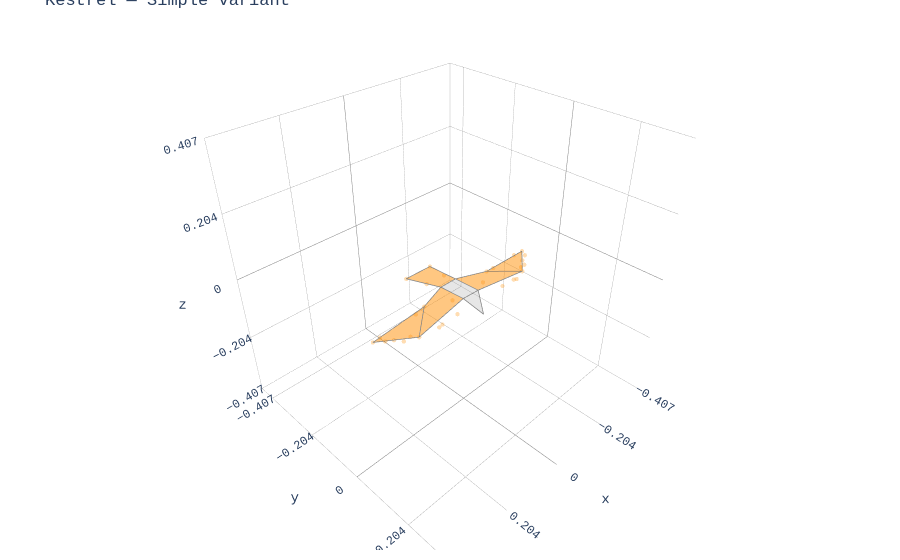

Notebook cell for this chart:
### Markdown cell above
## 3. Simple Variant

### Code cell
# Simple variant — comparable to hawk marker set
kestrel_simple = Animal3D(
    "kestrel", data="../data/mean_kestrel_shape.csv", variant="simple"
)

print(f"Simple analysis markers: {len(kestrel_simple.analysis_indices)}")
print(f"Simple body sections: {list(kestrel_simple.polygons.keys())}")

fig = plot_plotly(kestrel_simple, colour="darkorange")
fig.update_layout(title="Kestrel — Simple variant")
fig.show()

### Figure 1 — Plotly figure (JSON) as saved in the notebook; plotly's stock layout.template omitted (floating-point values rounded to 4 significant figures)
{"data": [{"color": "grey", "hoverinfo": "none", "opacity": 0.2, "type": "mesh3d", "x": [0.02537, 0.005153, -0.03081], "y": [0.01639, 0.07145, 0.01753], "z": [-0.00968, -0.04264, -0.01095]}, {"hoverinfo": "name", "line": {"color": "grey", "width": 1.5}, "mode": "lines", "name": "head grey", "type": "scatter3d", "x": [0.02537, 0.005153, -0.03081, 0.02537], "y": [0.01639, 0.07145, 0.01753, 0.01639], "z": [-0.00968, -0.04264, -0.01095, -0.00968]}, {"color": "grey", "hoverinfo": "none", "opacity": 0.2, "type": "mesh3d", "x": [0.02537, -0.03081, -0.02593, 0.02789], "y": [0.01639, 0.01753, -0.06316, -0.06511], "z": [-0.00968, -0.01095, -0.01161, -0.01327]}, {"hoverinfo": "name", "line": {"color": "grey", "width": 1.5}, "mode": "lines", "name": "body grey", "type": "scatter3d", "x": [0.02537, -0.03081, -0.02593, 0.02789, 0.02537], "y": [0.01639, 0.01753, -0.06316, -0.06511, 0.01639], "z": [-0.00968, -0.01095, -0.01161, -0.01327, -0.00968]}, {"color": "darkorange", "hoverinfo": "none", "opacity": 0.5, "type": "mesh3d", "x": [0.02789, -0.02593, -0.04566, 0.04471], "y": [-0.06511, -0.06316, -0.1863, -0.1879], "z": [-0.01327, -0.01161, -0.03897, -0.03829]}, {"hoverinfo": "name", "line": {"color": "grey", "width": 1.5}, "mode": "lines", "name": "tail darkorange", "type": "scatter3d", "x": [0.02789, -0.02593, -0.04566, 0.04471, 0.02789], "y": [-0.06511, -0.06316, -0.1863, -0.1879, -0.06511], "z": [-0.01327, -0.01161, -0.03897, -0.03829, -0.01327]}, {"color": "darkorange", "hoverinfo": "none", "opacity": 0.5, "type": "mesh3d", "x": [-0.2051, -0.1295, -0.02593, -0.03081], "y": [0.02659, -0.04171, -0.06316, 0.01753], "z": [-0.02949, -0.02665, -0.01161, -0.01095]}, {"hoverinfo": "name", "line": {"color": "grey", "width": 1.5}, "mode": "lines", "name": "left_armwing darkorange", "type": "scatter3d", "x": [-0.2051, -0.1295, -0.02593, -0.03081, -0.2051], "y": [0.02659, -0.04171, -0.06316, 0.01753, 0.02659], "z": [-0.02949, -0.02665, -0.01161, -0.01095, -0.02949]}, {"color": "darkorange", "hoverinfo": "none", "opacity": 0.5, "type": "mesh3d", "x": [0.2009, 0.1111, 0.02789, 0.02537], "y": [0.03488, -0.04254, -0.06511, 0.01639], "z": [-0.0258, -0.02185, -0.01327, -0.00968]}, {"hoverinfo": "name", "line": {"color": "grey", "width": 1.5}, "mode": "lines", "name": "right_armwing darkorange", "type": "scatter3d", "x": [0.2009, 0.1111, 0.02789, 0.02537, 0.2009], "y": [0.03488, -0.04254, -0.06511, 0.01639, 0.03488], "z": [-0.0258, -0.02185, -0.01327, -0.00968, -0.0258]}, {"color": "darkorange", "hoverinfo": "none", "opacity": 0.5, "type": "mesh3d", "x": [-0.2051, -0.2901, -0.1295], "y": [0.02659, -0.04537, -0.04171], "z": [-0.02949, -0.03322, -0.02665]}, {"hoverinfo": "name", "line": {"color": "grey", "width": 1.5}, "mode": "lines", "name": "left_handwing darkorange", "type": "scatter3d", "x": [-0.2051, -0.2901, -0.1295, -0.2051], "y": [0.02659, -0.04537, -0.04171, 0.02659], "z": [-0.02949, -0.03322, -0.02665, -0.02949]}, {"color": "darkorange", "hoverinfo": "none", "opacity": 0.5, "type": "mesh3d", "x": [0.2009, 0.2918, 0.1111], "y": [0.03488, -0.03405, -0.04254], "z": [-0.0258, -0.02957, -0.02185]}, {"hoverinfo": "name", "line": {"color": "grey", "width": 1.5}, "mode": "lines", "name": "right_handwing darkorange", "type": "scatter3d", "x": [0.2009, 0.2918, 0.1111, 0.2009], "y": [0.03488, -0.03405, -0.04254, 0.03488], "z": [-0.0258, -0.02957, -0.02185, -0.0258]}, {"hoverinfo": "none", "marker": {"color": "darkorange", "opacity": 0.3, "size": 2.5}, "mode": "markers", "type": "scatter3d", "x": [-0.2723, 0.2735, -0.2381, 0.2362, -0.2051, 0.2009, -0.2901, 0.2918, -0.2512, 0.2497, -0.2177, 0.2151, -0.2646, 0.2622, -0.1574, 0.1473, -0.155, 0.1483, -0.1438, 0.1375, -0.06293, 0.05318, -0.09175, 0.0847, -0.1295, 0.1111, -0.03373, 0.02979, -0.04566, 0.04471], "y": [-0.01977, -0.008436, 0.006894, 0.01727, 0.02659, 0.03488, -0.04537, -0.03405, -0.01166, -0.003566, 0.01151, 0.01857, -0.05406, -0.04309, -0.04146, -0.03586, 0.0475, 0.05221, 0.04633, 0.05256, 0.005344, 0.003957, 0.05046, 0.05333, -0.04171, -0.04254, -0.116, -0.1194, -0.1863, -0.1879], "z": [-0.02784, -0.02193, -0.0324, -0.02881, -0.02949, -0.0258, -0.03322, -0.02957, -0.03238, -0.02906, -0.02886, -0.02567, -0.03981, -0.03714, -0.02823, -0.02397, -0.02125, -0.0148, -0.01806, -0.01207, -0.007346, -0.007057, -0.01114, -0.007999, -0.02665, -0.02185, -0.02955, -0.02954, -0.03897, -0.03829]}], "layout": {"font": {"family": "Andale Mono, Courier New, sans-serif"}, "margin": {"b": 10, "l": 10, "r": 10, "t": 10}, "scene": {"aspectmode": "cube", "aspectratio": {"x": 1, "y": 1, "z": 1}, "xaxis": {"backgroundcolor": "white", "dtick": 0.2037, "gridcolor": "grey", "gridwidth": 0.5, "range": [-0.4074, 0.4074], "showbackground": true, "zerolinecolor": "grey"}, "yaxis": {"backgroundcolor": "white", "dtick": 0.2037, "gridcolor": "grey", "gridwidth": 0.5, "range": [-0.4656, 0.3492], "showbackground": true, "zerolinecolor": "grey"}, "zaxis": {"backgroundcolor": "white", "dtick": 0.2037, "gridcolor": "grey", "gridwidth": 0.5, "range": [-0.4074, 0.4074], "showbackground": true, "zerolinecolor": "grey"}}, "showlegend": false, "title": {"text": "Kestrel — Simple variant"}}}
